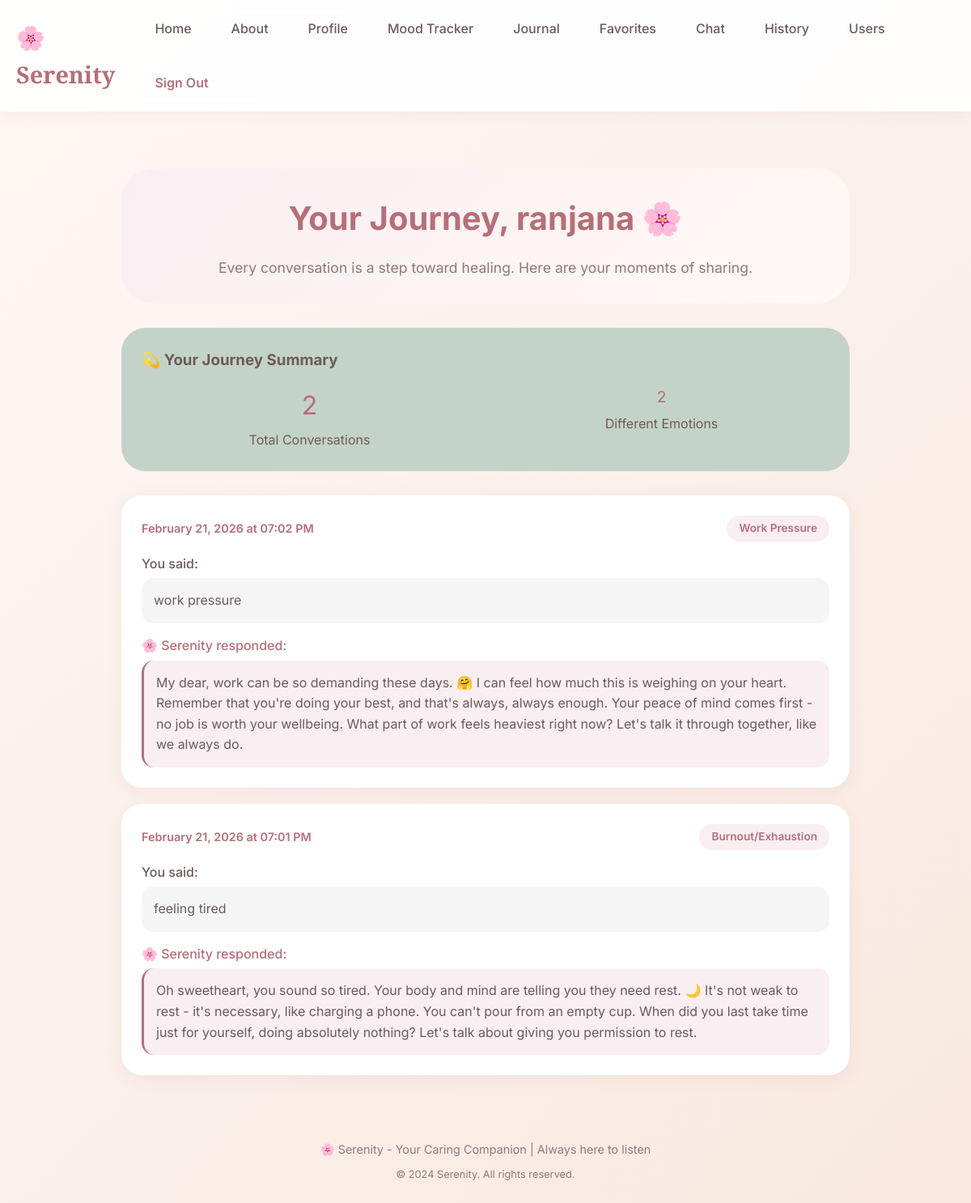
The page /history (signed in) on the database its author committed.
### app.py (models this page shows)
class User(UserMixin, db.Model):
    id = db.Column(db.Integer, primary_key=True)
    username = db.Column(db.String(100), unique=True, nullable=False)
    password = db.Column(db.String(200), nullable=False)
    created_at = db.Column(db.DateTime, default=datetime.utcnow)
    conversations = db.relationship('Conversation', backref='user', lazy=True)
    journal_entries = db.relationship('Journal', backref='user', lazy=True)
    favorite_tips = db.relationship('FavoriteTip', backref='user', lazy=True)

class Conversation(db.Model):
    id = db.Column(db.Integer, primary_key=True)
    user_id = db.Column(db.Integer, db.ForeignKey('user.id'), nullable=False)
    user_message = db.Column(db.Text, nullable=False)
    bot_response = db.Column(db.Text, nullable=False)
    detected_emotion = db.Column(db.String(100))
    timestamp = db.Column(db.DateTime, default=datetime.utcnow)

### app.py (the view)
@app.route('/history')
@login_required
def history():
    conversations = Conversation.query.filter_by(user_id=current_user.id)\
                    .order_by(Conversation.timestamp.desc()).all()
    return render_template('history.html',
                         username=current_user.username,
                         conversations=conversations)

### app.py (called while the page is built)
@login_manager.user_loader
def load_user(user_id):
    return User.query.get(int(user_id))

@app.context_processor
def utility_processor():
    def get_most_common_emotion(conversations):
        if not conversations:
            return "N/A"
        emotion_counts = {}
        for conv in conversations:
            emotion = conv.detected_emotion
            emotion_counts[emotion] = emotion_counts.get(emotion, 0) + 1
        if emotion_counts:
            return max(emotion_counts, key=emotion_counts.get)
        return "N/A"
    return dict(get_most_common_emotion=get_most_common_emotion)

### templates/history.html (shortened to what this page needs)
{% extends "base.html" %}
{% block content %}
<div style="max-width: 900px; margin: 30px auto;">
    <div style="text-align: center; padding: 30px; background: linear-gradient(135deg, #f9eef2 0%, #fff9f5 100%); border-radius: 40px; margin-bottom: 30px;">
        <h1 style="color: #b76e79; font-size: 2.5rem; margin-bottom: 15px;">Your Journey, {{ username }} 🌸</h1>
        <p style="color: #8f7a7a; font-size: 1.1rem;">Every conversation is a step toward healing. Here are your moments of sharing.</p>
    </div>
    {% if conversations %}
        <div style="background: #c4d3c9; border-radius: 30px; padding: 25px; margin-bottom: 30px;">
            <h3 style="color: #6b5b5b; margin-bottom: 15px;">💫 Your Journey Summary</h3>
            <div style="display: grid; grid-template-columns: repeat(2, 1fr); gap: 20px;">
                <div style="text-align: center;">
                    <div style="font-size: 2rem; color: #b76e79; margin-bottom: 5px;">{{ conversations|length }}</div>
                    <div style="color: #6b5b5b;">Total Conversations</div>
                </div>
                <div style="text-align: center;">
                    {% set emotions = [] %}
                    {% for conv in conversations %}
                        {% if conv.detected_emotion not in emotions %}
                            {% set emotions = emotions.append(conv.detected_emotion) %}
                        {% endif %}
                    {% endfor %}
                    <div style="font-size: 1.2rem; color: #b76e79; margin-bottom: 5px;">{{ emotions|length }}</div>
                    <div style="color: #6b5b5b;">Different Emotions</div>
                </div>
            </div>
        </div>
        <div>
            {% for conv in conversations %}
            <div style="background: white; border-radius: 25px; padding: 25px; margin-bottom: 20px; box-shadow: 0 5px 20px rgba(183, 110, 121, 0.1);">
                <div style="display: flex; justify-content: space-between; align-items: center; margin-bottom: 15px; flex-wrap: wrap;">
                    <span style="color: #b76e79; font-weight: 600; font-size: 0.9rem;">
                        {{ conv.timestamp.strftime('%B %d, %Y at %I:%M %p') }}
                    </span>
                    <span style="background: #f9eef2; color: #b76e79; padding: 5px 15px; border-radius: 30px; font-size: 0.85rem; font-weight: 600;">
                        {{ conv.detected_emotion }}
                    </span>
                </div>
                <div style="margin-bottom: 15px;">
                    <div style="color: #6b5b5b; font-weight: 500; margin-bottom: 5px;">You said:</div>
                    <div style="background: #f5f5f5; padding: 15px; border-radius: 15px; color: #6b5b5b;">
                        {{ conv.user_message }}
                    </div>
                </div>
                <div>
                    <div style="color: #b76e79; font-weight: 500; margin-bottom: 5px;">🌸 Serenity responded:</div>
                    <div style="background: #f9eef2; padding: 15px; border-radius: 15px; color: #6b5b5b; border-left: 3px solid #b76e79;">
                        {{ conv.bot_response }}
                    </div>
                </div>
            </div>
            {% endfor %}
        </div>
    {% endif %}
</div>
{% endblock %}

### templates/base.html (style rules this page uses)
* { margin: 0; padding: 0; box-sizing: border-box; }
:root { --primary-soft: #b76e79; --primary-light: #e8c2c9; --primary-pale: #f9eef2; --neutral-warm: #faf0e6; --neutral-soft: #fff9f5; --text-soft: #6b5b5b; --text-light: #8f7a7a; --accent-calm: #a7b89e; --accent-peace: #c4d3c9; }
body { font-family: 'Inter', sans-serif; background: linear-gradient(135deg, #fdf8f5 0%, #f9e9e0 100%); min-height: 100vh; color: var(--text-soft); line-height: 1.6; }

### rows shown on the page
User: username "ranjana"
Conversation: timestamp "February 21, 2026 at 07:02 PM", detected_emotion "Work Pressure", user_message "work pressure", bot_response "My dear, work can be so demanding these days. 🤗 I can feel how much this is weighing on your heart. Remember that you're doing your best, and that's always, always enough. Your peace of mind comes first - no job is worth your wellbeing. What part of work feels heaviest right now? Let's talk it through together, like we always do."
Conversation: timestamp "February 21, 2026 at 07:01 PM", detected_emotion "Burnout/Exhaustion", user_message "feeling tired", bot_response "Oh sweetheart, you sound so tired. Your body and mind are telling you they need rest. 🌙 It's not weak to rest - it's necessary, like charging a phone. You can't pour from an empty cup. When did you last take time just for yourself, doing absolutely nothing? Let's talk about giving you permission to rest."

### other values the page prints
{{ conversations|length }} "2"
{{ emotions|length }} "2"
